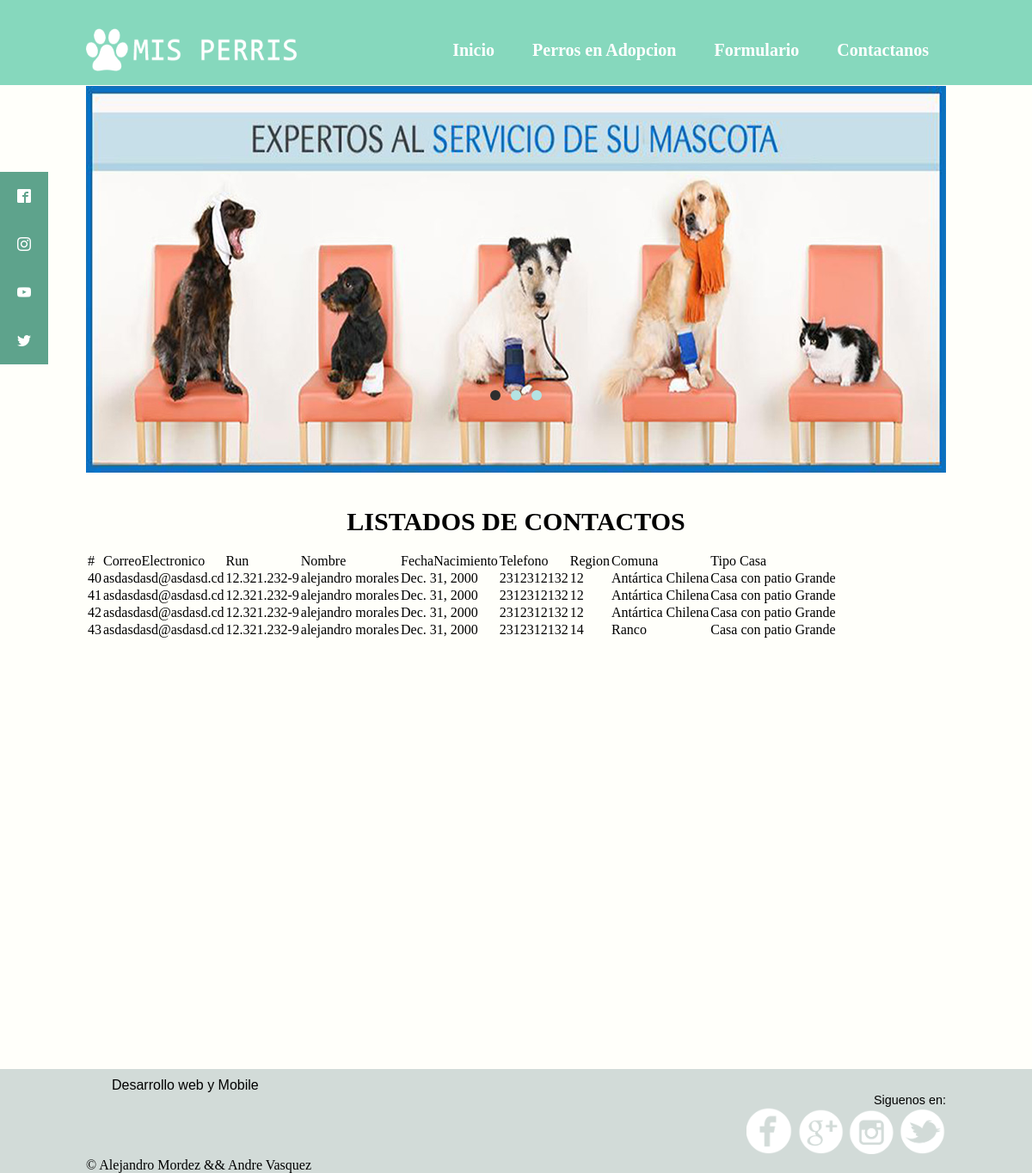
The page /ListaContact on the database its author committed.
### SitioWeb/models.py (models this page shows, shortened)
class Post(models.Model):
    CorreoElectronico=models.CharField(max_length=100)
    Run=models.CharField(max_length=10)
    Nombre=models.CharField(max_length=50)
    FechaNacimiento=models.DateField()
    Telefono=models.IntegerField()
    region=models.CharField(max_length=50)
    comuna=models.CharField(max_length=50)
    tipoCasa=models.CharField(max_length=50)
    Perro=models.CharField(max_length=50,default='SOME STRING')

### SitioWeb/views.py (the view)
# urls.py: url(r'^ListaContact', views.list_contact, name='pag_listadoCont'),
def list_contact(request):
	cont=Post.objects.all()
	contex={'posts':cont}
	return render (request,'listContactos.html', contex)

### SitioWeb/templates/listContactos.html (shortened to what this page needs)
{% load staticfiles %}
{% load socialaccount %}
<!DOCTYPE html>
<html lang="es">
<head>
		<link href="{% static 'css/estilos.css' %}" type="text/css" rel="stylesheet" />
		<link href="fonts.css" type="text/css" rel="stylesheet" />
		<link href="{% static 'css/cuerpo.css' %}" type="text/css" rel="stylesheet" />
		<link href="{% static 'css/flexslider.css' %}" type="text/css" rel="stylesheet" />
</head>
<body>
		<header>
			<div class="wrapper">
				<div class="logo" >
					<img src="{% static 'img/logo.png' %}" alt ="Duoc" width="250" height="50" />
				</div>
                <nav class="menu">
                    <a href="{% url 'pag_index' %}">Inicio</a>
                    <a href="{% url 'pag_listar' %}" id="link1">Perros en Adopcion</a>
                    <a href="{% url 'pag_formulario' %}">Formulario</a>
                    <a href="contactanos">Contactanos</a>
                </nav>
			</div>
		</header>
		<div class="Social">
			<ul>
				<li><a href="" class="icon-facebook2"></a></li>
				<li><a href="" class="icon-instagram"></a></li>
				<li><a href="" class="icon-youtube"></a></li>
				<li><a href="" class="icon-twitter"></a></li>
			</ul>
		</div>
		<nav class="wrapper">
				<div class="flexslider ">
					<ul class="slides">
						<li>
							<img src="{% static 'img/expertos1.jpg' %}" alt="experto" />
						</li>
					</ul>
				</div>
		</nav>
				<div class="wrapper">
					<h1 class="text3" style="font-size: 30px; text-transform: uppercase;">Listados de Contactos</h1>
				</div>
				<br>
			<div class="wrapper">
				<table class="table table-bordered">
					<thead>
						<tr>
							<td>#</td>
							<td>CorreoElectronico</td>
						    <td>Run</td>
						    <td>Nombre</td>
						    <td>FechaNacimiento</td>
						   	<td>Telefono</td>
						    <td>Region</td>
						   	<td>Comuna</td>
						   	<td>Tipo Casa</td>
						</tr>
					</thead>
					<tbody>
						{% if posts %}
						{% for cont in posts %}
						<tr>
						 	<td>{{cont.id}}</td>
							<td>{{cont.CorreoElectronico}}</td>
							<td>{{cont.Run}}</td>
							<td>{{cont.Nombre}}</td>
							<td>{{cont.FechaNacimiento}}</td>
							<td>{{cont.Telefono}}</td>
							<td>{{cont.region}}</td>
							<td>{{cont.comuna}}</td>
							<td>{{cont.tipoCasa}}</td>
						</tr>
						{% endfor%}
						{% else %}
						<h1>No hay registros</h1>
						{% endif %}
					</tbody>
				</table>
			</div>
			<footer class="pie ">
				<div class="wrapper">
						<div class="textPie">Desarrollo web y Mobile</div>
						<div class="Redes">
										<p class="seguir">Siguenos en: </p>
										<a href="https://www.facebook.com" target="_blank"><img src="{% static 'img/IconoFacebook.png' %}" alt="redes" /></a>
										<a href="https://plus.google.com" target="_blank"><img src="{% static 'img/IconoGoogleMas.png' %}" alt="redes" /></a>
										<a href="https://www.instagram.com" target="_blank"><img src="{% static 'img/IconoInstragram.png' %}" alt="redes" /></a>
										<a href="https://twitter.com" target="_blank"><img src="{% static 'img/IconoTuiter.png' %}" alt="redes" /></a>
						</div>
					&copy; Alejandro Mordez && Andre Vasquez
				</div>
			</footer>
	</body>
</html>

### SitioWeb/static/css/estilos.css (style rules this page uses)
* { margin:0; padding: 0; -webkit-box-sizing:border-box; -moz-box-sizing:border-box; box-sizing: border-box; }
body { background:#fffffa; }
header { width:100%; height: 99px; overflow: hidden; background: #86d8bd; margin-bottom: 20px; position: fixed; z-index: 999; }
.wrapper { width: 90%; max-width: 1000px; margin: auto; }
header .logo { font-size:80px; line-height: 100px; float: left; padding-top: 6px; }
header nav { float: right; line-height: 120px; }
header nav a { display: inline-block; color: #fff; text-decoration: none; padding: 10px 20px; line-height: normal; font-size: 20px; font-size: 20px; font-weight: bold; -webkit-transition:all 500ms ease; -o-transition:all 500ms ease; transition:all 500ms ease; }
.Social { position: fixed; left: 0; top: 200px; z-index: 2000; }
.Social ul { list-style: none; }
.Social ul li a { display: inline-block; color: #fff; background: #000; padding: 20px 20px; text-decoration: none; -webkit-transition:all 500ms; -o-transition:all 500ms; transition: all 500ms ease; }
.Social ul li .icon-facebook2 { background:#5ea38c ; }
.Social ul li .icon-twitter { background: #5ea38c; }
.Social ul li .icon-instagram { background: #5ea38c; }
.Social ul li .icon-youtube { background: #5ea38c; }

### SitioWeb/static/css/cuerpo.css (style rules this page uses)
h1 { font: bold 150% sans-serif; }
.pie { width:100%; height: auto; margin-top: 500px; overflow: hidden; background: #d2dbd8; }
.seguir { font: 90% arial; text-align: right; }
.Redes { display: inline-block; top: 0%; text-align: right; width: 100%; }
.textPie { color: black; font: 100% arial; padding-left: 30px; padding-top: 10px }
.text3 { font-family:serif; text-align: center; }
footer div a img { width:55px; height:50px; max-width: 100% ; height:auto; }

### SitioWeb/static/css/flexslider.css (style rules this page uses)
.flexslider { width: 100%; height: 40%; position: relative; padding-top: 100px; }
.slides { overflow: hidden; }
.slides img { width: 100%; height: auto; }
.slides, .flex-control-nav, .flex-direction.nav { margin:0; padding: 0; list-style: none; }

### rows shown on the page
Post: id "40", CorreoElectronico "asdasdasd@asdasd.cd", Run "12.321.232-9", Nombre "alejandro morales", FechaNacimiento "Dec. 31, 2000", Telefono "2312312132", region "12", comuna "Antártica Chilena", tipoCasa "Casa con patio Grande"
Post: id "41", CorreoElectronico "asdasdasd@asdasd.cd", Run "12.321.232-9", Nombre "alejandro morales", FechaNacimiento "Dec. 31, 2000", Telefono "2312312132", region "12", comuna "Antártica Chilena", tipoCasa "Casa con patio Grande"
Post: id "42", CorreoElectronico "asdasdasd@asdasd.cd", Run "12.321.232-9", Nombre "alejandro morales", FechaNacimiento "Dec. 31, 2000", Telefono "2312312132", region "12", comuna "Antártica Chilena", tipoCasa "Casa con patio Grande"
Post: id "43", CorreoElectronico "asdasdasd@asdasd.cd", Run "12.321.232-9", Nombre "alejandro morales", FechaNacimiento "Dec. 31, 2000", Telefono "2312312132", region "14", comuna "Ranco", tipoCasa "Casa con patio Grande"
